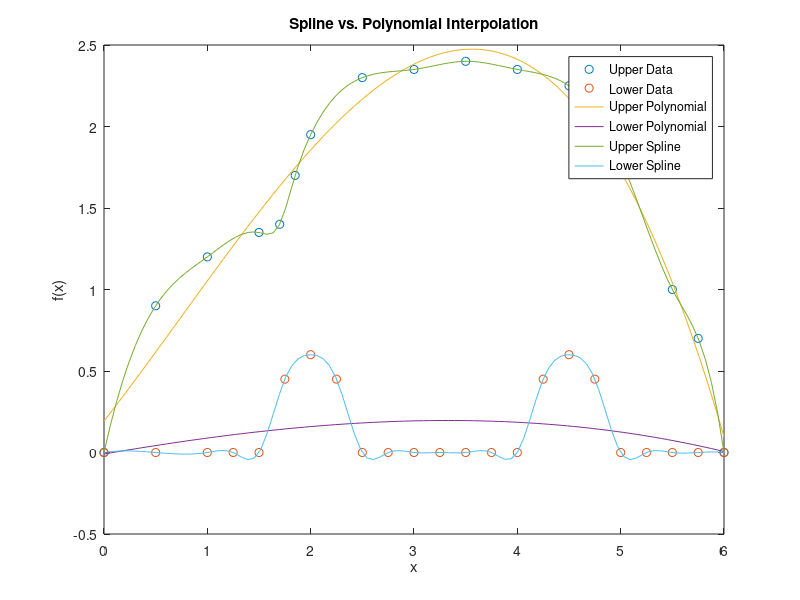

The MATLAB script that drew this image:
%polyBug
%Matthew Zeller
%PHYS 428
%December 5, 2018

x=[0 .5 1 1.5 1.7 1.85 2 2.5 3 3.5 4 4.5 5 5.5 5.75 6];
y=[0 .9 1.2 1.35 1.4 1.7 1.95 2.3 2.35 2.4 2.35 2.25 1.8 1 .7 0]; 
v=[0 .5 1 1.25 1.5 1.75 2 2.25 2.5 2.75 3 3.25 3.5 3.75 4 4.25 4.5 4.75 5 5.25 5.5 5.75 6];
w=[0 0 0 0 0 .45 .6 .45 0 0 0 0 0 0 0 .45 .6 .45 0 0 0 0 0];


pu=polyfit(x,y,3);
pl=polyfit(v,w,3);

X = linspace(0,6);
Yu=(polyval(pu,X));
Yl=(polyval(pl,X));
su=spline(x,y,X);
sl=spline(v,w,X);

figure

plot(x,y,'o')
hold
plot(v,w,'o')
plot(X,Yu)
plot(X,Yl)
plot(X,su)
plot(X,sl)

xlabel('x')
ylabel('f(x)')
title('Spline vs. Polynomial Interpolation')
legend('Upper Data','Lower Data','Upper Polynomial','Lower Polynomial','Upper Spline','Lower Spline')
hold off

%Cubic spline interpolation is more accurate than 
%polynomial interpolation, since the spline more
%accurately reflects the nature of the data, especially
%near areas of large, abrupt changes in data